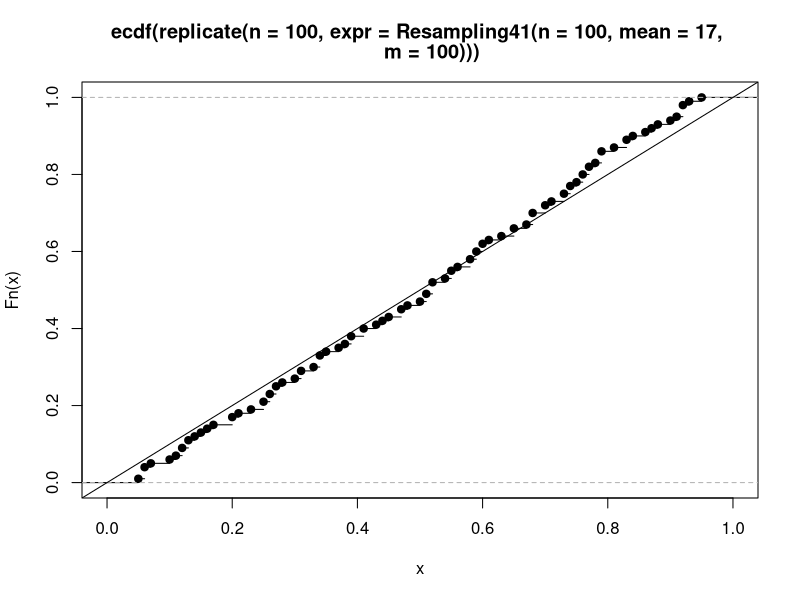

Recreate this plot in R.
## ---- chunk 1
Resampling41 <- function(n, mean, m) {
  X <- rnorm(n = n, mean = mean)
  bootstrap_matrix <- replicate(m, sample(X, replace = TRUE, size = n))
  mu_star_n_k <- apply(X = bootstrap_matrix, MARGIN = 2, FUN = mean)
  s_star_n_k <- apply(X = bootstrap_matrix, MARGIN = 2, FUN = sd)
  T_star_n_k <- sqrt(n) * abs((mu_star_n_k - mean(X)) / s_star_n_k)
  t <- sqrt(n) * abs((mean(X) - 17) / sd(X))
  p_values <- T_star_n_k > t
  return(mean(p_values))
}
## ---- chunk 2
p_values_cdf <- ecdf(replicate(n=100, expr = Resampling41(n=100, mean = 17, m=100)))
plot(p_values_cdf, xlim = c(0,1))
abline(0,1,add=TRUE)
